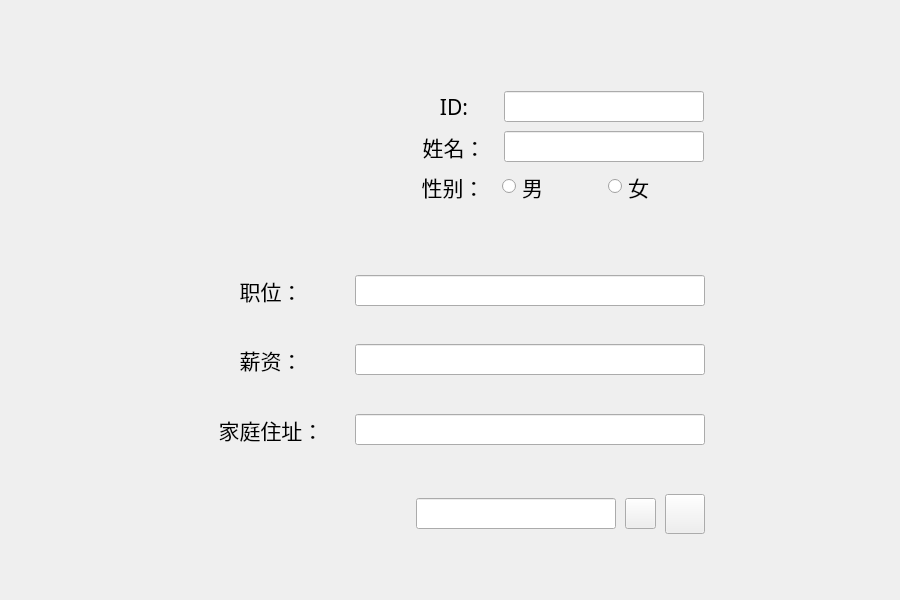
<?xml version="1.0" encoding="UTF-8"?>
<ui version="4.0">
 <class>Userwidget</class>
 <widget class="QWidget" name="Userwidget">
  <property name="geometry">
   <rect>
    <x>0</x>
    <y>0</y>
    <width>900</width>
    <height>600</height>
   </rect>
  </property>
  <property name="minimumSize">
   <size>
    <width>900</width>
    <height>600</height>
   </size>
  </property>
  <property name="maximumSize">
   <size>
    <width>900</width>
    <height>600</height>
   </size>
  </property>
  <property name="windowTitle">
   <string>Form</string>
  </property>
  <layout class="QGridLayout" name="gridLayout">
   <item row="0" column="1">
    <spacer name="verticalSpacer_7">
     <property name="orientation">
      <enum>Qt::Vertical</enum>
     </property>
     <property name="sizeHint" stdset="0">
      <size>
       <width>20</width>
       <height>56</height>
      </size>
     </property>
    </spacer>
   </item>
   <item row="1" column="0">
    <spacer name="horizontalSpacer_5">
     <property name="orientation">
      <enum>Qt::Horizontal</enum>
     </property>
     <property name="sizeHint" stdset="0">
      <size>
       <width>176</width>
       <height>20</height>
      </size>
     </property>
    </spacer>
   </item>
   <item row="1" column="1" rowspan="2">
    <layout class="QVBoxLayout" name="verticalLayout_4">
     <property name="spacing">
      <number>9</number>
     </property>
     <item>
      <layout class="QHBoxLayout" name="horizontalLayout_8">
       <item>
        <widget class="QLabel" name="UserAvatarlabel">
         <property name="minimumSize">
          <size>
           <width>160</width>
           <height>160</height>
          </size>
         </property>
         <property name="maximumSize">
          <size>
           <width>160</width>
           <height>160</height>
          </size>
         </property>
         <property name="styleSheet">
          <string notr="true"/>
         </property>
         <property name="text">
          <string/>
         </property>
        </widget>
       </item>
       <item>
        <spacer name="horizontalSpacer_2">
         <property name="orientation">
          <enum>Qt::Horizontal</enum>
         </property>
         <property name="sizeHint" stdset="0">
          <size>
           <width>40</width>
           <height>20</height>
          </size>
         </property>
        </spacer>
       </item>
       <item>
        <layout class="QVBoxLayout" name="verticalLayout_2">
         <item>
          <spacer name="verticalSpacer">
           <property name="orientation">
            <enum>Qt::Vertical</enum>
           </property>
           <property name="sizeHint" stdset="0">
            <size>
             <width>20</width>
             <height>17</height>
            </size>
           </property>
          </spacer>
         </item>
         <item>
          <layout class="QVBoxLayout" name="verticalLayout">
           <item>
            <layout class="QHBoxLayout" name="horizontalLayout">
             <item>
              <widget class="QLabel" name="UserIDlabel">
               <property name="minimumSize">
                <size>
                 <width>80</width>
                 <height>31</height>
                </size>
               </property>
               <property name="maximumSize">
                <size>
                 <width>80</width>
                 <height>31</height>
                </size>
               </property>
               <property name="font">
                <font>
                 <family>黑体</family>
                 <pointsize>16</pointsize>
                </font>
               </property>
               <property name="text">
                <string>ID:</string>
               </property>
               <property name="alignment">
                <set>Qt::AlignCenter</set>
               </property>
              </widget>
             </item>
             <item>
              <widget class="QLineEdit" name="UserIDEdit">
               <property name="minimumSize">
                <size>
                 <width>200</width>
                 <height>31</height>
                </size>
               </property>
               <property name="maximumSize">
                <size>
                 <width>200</width>
                 <height>31</height>
                </size>
               </property>
               <property name="font">
                <font>
                 <family>黑体</family>
                 <pointsize>16</pointsize>
                </font>
               </property>
              </widget>
             </item>
            </layout>
           </item>
           <item>
            <layout class="QHBoxLayout" name="horizontalLayout_2">
             <item>
              <widget class="QLabel" name="UserNamelabel">
               <property name="minimumSize">
                <size>
                 <width>80</width>
                 <height>31</height>
                </size>
               </property>
               <property name="maximumSize">
                <size>
                 <width>80</width>
                 <height>31</height>
                </size>
               </property>
               <property name="font">
                <font>
                 <family>黑体</family>
                 <pointsize>16</pointsize>
                </font>
               </property>
               <property name="text">
                <string>姓名：</string>
               </property>
               <property name="alignment">
                <set>Qt::AlignCenter</set>
               </property>
              </widget>
             </item>
             <item>
              <widget class="QLineEdit" name="UserNameEdit">
               <property name="minimumSize">
                <size>
                 <width>200</width>
                 <height>31</height>
                </size>
               </property>
               <property name="maximumSize">
                <size>
                 <width>200</width>
                 <height>31</height>
                </size>
               </property>
               <property name="font">
                <font>
                 <family>黑体</family>
                 <pointsize>16</pointsize>
                </font>
               </property>
              </widget>
             </item>
            </layout>
           </item>
           <item>
            <layout class="QHBoxLayout" name="horizontalLayout_3">
             <item>
              <widget class="QLabel" name="UserSexlabel">
               <property name="minimumSize">
                <size>
                 <width>80</width>
                 <height>31</height>
                </size>
               </property>
               <property name="maximumSize">
                <size>
                 <width>80</width>
                 <height>31</height>
                </size>
               </property>
               <property name="font">
                <font>
                 <family>黑体</family>
                 <pointsize>16</pointsize>
                </font>
               </property>
               <property name="text">
                <string>性别：</string>
               </property>
               <property name="alignment">
                <set>Qt::AlignCenter</set>
               </property>
              </widget>
             </item>
             <item>
              <widget class="QRadioButton" name="ManRadioButton">
               <property name="minimumSize">
                <size>
                 <width>97</width>
                 <height>31</height>
                </size>
               </property>
               <property name="maximumSize">
                <size>
                 <width>97</width>
                 <height>31</height>
                </size>
               </property>
               <property name="font">
                <font>
                 <family>黑体</family>
                 <pointsize>16</pointsize>
                </font>
               </property>
               <property name="text">
                <string>男</string>
               </property>
              </widget>
             </item>
             <item>
              <widget class="QRadioButton" name="WomanRadioButton">
               <property name="minimumSize">
                <size>
                 <width>97</width>
                 <height>31</height>
                </size>
               </property>
               <property name="maximumSize">
                <size>
                 <width>97</width>
                 <height>31</height>
                </size>
               </property>
               <property name="font">
                <font>
                 <family>黑体</family>
                 <pointsize>16</pointsize>
                </font>
               </property>
               <property name="text">
                <string>女</string>
               </property>
              </widget>
             </item>
            </layout>
           </item>
          </layout>
         </item>
         <item>
          <spacer name="verticalSpacer_2">
           <property name="orientation">
            <enum>Qt::Vertical</enum>
           </property>
           <property name="sizeHint" stdset="0">
            <size>
             <width>20</width>
             <height>13</height>
            </size>
           </property>
          </spacer>
         </item>
        </layout>
       </item>
      </layout>
     </item>
     <item>
      <spacer name="verticalSpacer_5">
       <property name="orientation">
        <enum>Qt::Vertical</enum>
       </property>
       <property name="sizeHint" stdset="0">
        <size>
         <width>20</width>
         <height>40</height>
        </size>
       </property>
      </spacer>
     </item>
     <item>
      <layout class="QVBoxLayout" name="verticalLayout_3">
       <item>
        <layout class="QHBoxLayout" name="horizontalLayout_4">
         <item>
          <widget class="QLabel" name="UserPositionlabel">
           <property name="minimumSize">
            <size>
             <width>150</width>
             <height>31</height>
            </size>
           </property>
           <property name="maximumSize">
            <size>
             <width>150</width>
             <height>31</height>
            </size>
           </property>
           <property name="font">
            <font>
             <family>黑体</family>
             <pointsize>16</pointsize>
            </font>
           </property>
           <property name="text">
            <string>职位：</string>
           </property>
           <property name="alignment">
            <set>Qt::AlignCenter</set>
           </property>
          </widget>
         </item>
         <item>
          <widget class="QLineEdit" name="UserPositionEdit">
           <property name="minimumSize">
            <size>
             <width>350</width>
             <height>31</height>
            </size>
           </property>
           <property name="maximumSize">
            <size>
             <width>350</width>
             <height>31</height>
            </size>
           </property>
           <property name="font">
            <font>
             <family>黑体</family>
             <pointsize>16</pointsize>
            </font>
           </property>
          </widget>
         </item>
        </layout>
       </item>
       <item>
        <spacer name="verticalSpacer_3">
         <property name="orientation">
          <enum>Qt::Vertical</enum>
         </property>
         <property name="sizeHint" stdset="0">
          <size>
           <width>20</width>
           <height>30</height>
          </size>
         </property>
        </spacer>
       </item>
       <item>
        <layout class="QHBoxLayout" name="horizontalLayout_5">
         <item>
          <widget class="QLabel" name="UserSalarylabel">
           <property name="minimumSize">
            <size>
             <width>150</width>
             <height>31</height>
            </size>
           </property>
           <property name="maximumSize">
            <size>
             <width>150</width>
             <height>31</height>
            </size>
           </property>
           <property name="font">
            <font>
             <family>黑体</family>
             <pointsize>16</pointsize>
            </font>
           </property>
           <property name="text">
            <string>薪资：</string>
           </property>
           <property name="alignment">
            <set>Qt::AlignCenter</set>
           </property>
          </widget>
         </item>
         <item>
          <widget class="QLineEdit" name="UserSalaryEdit">
           <property name="minimumSize">
            <size>
             <width>350</width>
             <height>31</height>
            </size>
           </property>
           <property name="maximumSize">
            <size>
             <width>350</width>
             <height>31</height>
            </size>
           </property>
           <property name="font">
            <font>
             <family>黑体</family>
             <pointsize>16</pointsize>
            </font>
           </property>
          </widget>
         </item>
        </layout>
       </item>
       <item>
        <spacer name="verticalSpacer_4">
         <property name="orientation">
          <enum>Qt::Vertical</enum>
         </property>
         <property name="sizeHint" stdset="0">
          <size>
           <width>20</width>
           <height>30</height>
          </size>
         </property>
        </spacer>
       </item>
       <item>
        <layout class="QHBoxLayout" name="horizontalLayout_6">
         <item>
          <widget class="QLabel" name="UserAddresslabel">
           <property name="minimumSize">
            <size>
             <width>150</width>
             <height>31</height>
            </size>
           </property>
           <property name="maximumSize">
            <size>
             <width>150</width>
             <height>31</height>
            </size>
           </property>
           <property name="font">
            <font>
             <family>黑体</family>
             <pointsize>16</pointsize>
            </font>
           </property>
           <property name="text">
            <string>家庭住址：</string>
           </property>
           <property name="alignment">
            <set>Qt::AlignCenter</set>
           </property>
          </widget>
         </item>
         <item>
          <widget class="QLineEdit" name="UserAddressEdit">
           <property name="minimumSize">
            <size>
             <width>350</width>
             <height>31</height>
            </size>
           </property>
           <property name="maximumSize">
            <size>
             <width>350</width>
             <height>31</height>
            </size>
           </property>
           <property name="font">
            <font>
             <family>黑体</family>
             <pointsize>16</pointsize>
            </font>
           </property>
          </widget>
         </item>
        </layout>
       </item>
      </layout>
     </item>
     <item>
      <spacer name="verticalSpacer_8">
       <property name="orientation">
        <enum>Qt::Vertical</enum>
       </property>
       <property name="sizeHint" stdset="0">
        <size>
         <width>20</width>
         <height>40</height>
        </size>
       </property>
      </spacer>
     </item>
     <item>
      <layout class="QHBoxLayout" name="horizontalLayout_7">
       <item>
        <spacer name="horizontalSpacer">
         <property name="orientation">
          <enum>Qt::Horizontal</enum>
         </property>
         <property name="sizeHint" stdset="0">
          <size>
           <width>40</width>
           <height>20</height>
          </size>
         </property>
        </spacer>
       </item>
       <item>
        <widget class="QLineEdit" name="SearchEdit">
         <property name="minimumSize">
          <size>
           <width>200</width>
           <height>31</height>
          </size>
         </property>
         <property name="maximumSize">
          <size>
           <width>200</width>
           <height>31</height>
          </size>
         </property>
         <property name="font">
          <font>
           <family>黑体</family>
           <pointsize>16</pointsize>
          </font>
         </property>
        </widget>
       </item>
       <item>
        <widget class="QPushButton" name="userSearchBtn">
         <property name="minimumSize">
          <size>
           <width>31</width>
           <height>31</height>
          </size>
         </property>
         <property name="maximumSize">
          <size>
           <width>31</width>
           <height>31</height>
          </size>
         </property>
         <property name="text">
          <string/>
         </property>
        </widget>
       </item>
       <item>
        <widget class="QPushButton" name="userExitBtn">
         <property name="minimumSize">
          <size>
           <width>40</width>
           <height>40</height>
          </size>
         </property>
         <property name="maximumSize">
          <size>
           <width>40</width>
           <height>40</height>
          </size>
         </property>
         <property name="text">
          <string/>
         </property>
        </widget>
       </item>
      </layout>
     </item>
    </layout>
   </item>
   <item row="2" column="2">
    <spacer name="horizontalSpacer_6">
     <property name="orientation">
      <enum>Qt::Horizontal</enum>
     </property>
     <property name="sizeHint" stdset="0">
      <size>
       <width>176</width>
       <height>20</height>
      </size>
     </property>
    </spacer>
   </item>
   <item row="3" column="1">
    <spacer name="verticalSpacer_6">
     <property name="orientation">
      <enum>Qt::Vertical</enum>
     </property>
     <property name="sizeHint" stdset="0">
      <size>
       <width>20</width>
       <height>56</height>
      </size>
     </property>
    </spacer>
   </item>
  </layout>
 </widget>
 <resources/>
 <connections/>
</ui>
